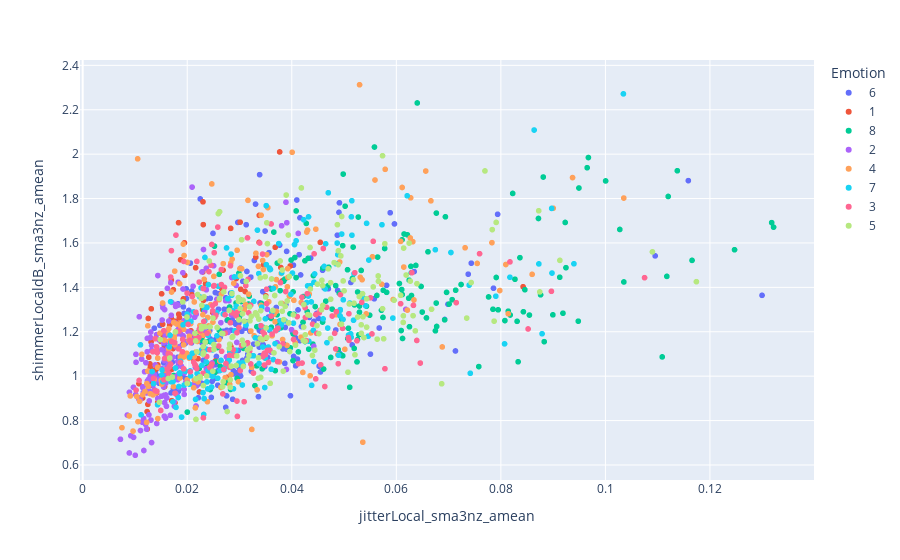

Write notebook code for a chart like this one.
### Code cell
import plotly.express as px

fig = px.scatter(all_files,x='jitterLocal_sma3nz_amean',y='shimmerLocaldB_sma3nz_amean',color='Emotion')
fig.show()
print(all_files.shape)

### Figure 1 — Plotly figure (JSON) as saved in the notebook; plotly's stock layout.template omitted (floating-point values rounded to 4 significant figures; data arrays with more than 128 entries replaced by an {"elided": "..."} marker saying what was removed)
{"data": [{"hovertemplate": "Emotion=6<br>jitterLocal_sma3nz_amean=%{x}<br>shimmerLocaldB_sma3nz_amean=%{y}<extra></extra>", "legendgroup": "6", "marker": {"color": "#636efa", "symbol": "circle"}, "mode": "markers", "name": "6", "showlegend": true, "type": "scattergl", "x": {"elided": "192 float values"}, "xaxis": "x", "y": {"elided": "192 float values"}, "yaxis": "y"}, {"hovertemplate": "Emotion=1<br>jitterLocal_sma3nz_amean=%{x}<br>shimmerLocaldB_sma3nz_amean=%{y}<extra></extra>", "legendgroup": "1", "marker": {"color": "#EF553B", "symbol": "circle"}, "mode": "markers", "name": "1", "showlegend": true, "type": "scattergl", "x": [0.03374, 0.04545, 0.02307, 0.0379, 0.01802, 0.03821, 0.02686, 0.0185, 0.03312, 0.02847, 0.03682, 0.02281, 0.028, 0.01704, 0.01541, 0.01529, 0.01952, 0.03379, 0.02088, 0.02831, 0.01382, 0.01766, 0.02836, 0.01702, 0.01291, 0.01307, 0.01332, 0.01665, 0.01567, 0.02206, 0.02233, 0.02071, 0.02351, 0.02938, 0.02656, 0.03768, 0.01552, 0.01438, 0.01932, 0.01789, 0.01735, 0.03023, 0.02298, 0.02488, 0.01247, 0.01235, 0.01494, 0.017, 0.01838, 0.01717, 0.0151, 0.0231, 0.01287, 0.01692, 0.01312, 0.01435, 0.08425, 0.02302, 0.01834, 0.01872, 0.02042, 0.01694, 0.03503, 0.0173, 0.03459, 0.01696, 0.02161, 0.03012, 0.01414, 0.01148, 0.01229, 0.01264, 0.0282, 0.01556, 0.02292, 0.03505, 0.02126, 0.02767, 0.02537, 0.01654, 0.02293, 0.03969, 0.01946, 0.03107, 0.01232, 0.01423, 0.01076, 0.01326, 0.01783, 0.01926, 0.01254, 0.01495, 0.01316, 0.01534, 0.01671, 0.01119], "xaxis": "x", "y": [1.602, 1.603, 1.683, 1.489, 1.238, 1.43, 1.477, 1.264, 1.536, 1.291, 1.581, 1.225, 1.044, 0.8897, 1.122, 1.234, 1.454, 1.724, 1.367, 1.666, 1.029, 0.8799, 1.132, 0.9821, 1.038, 1.154, 0.9674, 1.231, 0.9529, 1.079, 0.9288, 1.204, 1.416, 1.44, 1.396, 2.01, 0.9507, 1.051, 1.151, 1.202, 1.39, 1.391, 1.469, 1.286, 0.8731, 0.7616, 0.9774, 1.03, 1.279, 1.252, 1.371, 1.341, 1.055, 0.9796, 1.303, 0.8824, 1.403, 1.785, 1.691, 1.524, 1.158, 1.261, 1.362, 1.124, 1.502, 1.432, 1.488, 1.693, 0.9248, 0.9016, 0.9311, 1.085, 1.142, 1.017, 1.18, 1.171, 1.073, 0.9948, 1.069, 1.029, 1.3, 1.496, 1.601, 1.381, 0.8404, 1.036, 0.9661, 0.9581, 1.246, 1.348, 1.26, 1.157, 0.9643, 1.186, 0.9877, 0.9031], "yaxis": "y"}, {"hovertemplate": "Emotion=8<br>jitterLocal_sma3nz_amean=%{x}<br>shimmerLocaldB_sma3nz_amean=%{y}<extra></extra>", "legendgroup": "8", "marker": {"color": "#00cc96", "symbol": "circle"}, "mode": "markers", "name": "8", "showlegend": true, "type": "scattergl", "x": {"elided": "192 float values"}, "xaxis": "x", "y": {"elided": "192 float values"}, "yaxis": "y"}, {"hovertemplate": "Emotion=2<br>jitterLocal_sma3nz_amean=%{x}<br>shimmerLocaldB_sma3nz_amean=%{y}<extra></extra>", "legendgroup": "2", "marker": {"color": "#ab63fa", "symbol": "circle"}, "mode": "markers", "name": "2", "showlegend": true, "type": "scattergl", "x": {"elided": "192 float values"}, "xaxis": "x", "y": {"elided": "192 float values"}, "yaxis": "y"}, {"hovertemplate": "Emotion=4<br>jitterLocal_sma3nz_amean=%{x}<br>shimmerLocaldB_sma3nz_amean=%{y}<extra></extra>", "legendgroup": "4", "marker": {"color": "#FFA15A", "symbol": "circle"}, "mode": "markers", "name": "4", "showlegend": true, "type": "scattergl", "x": {"elided": "192 float values"}, "xaxis": "x", "y": {"elided": "192 float values"}, "yaxis": "y"}, {"hovertemplate": "Emotion=7<br>jitterLocal_sma3nz_amean=%{x}<br>shimmerLocaldB_sma3nz_amean=%{y}<extra></extra>", "legendgroup": "7", "marker": {"color": "#19d3f3", "symbol": "circle"}, "mode": "markers", "name": "7", "showlegend": true, "type": "scattergl", "x": {"elided": "192 float values"}, "xaxis": "x", "y": {"elided": "192 float values"}, "yaxis": "y"}, {"hovertemplate": "Emotion=3<br>jitterLocal_sma3nz_amean=%{x}<br>shimmerLocaldB_sma3nz_amean=%{y}<extra></extra>", "legendgroup": "3", "marker": {"color": "#FF6692", "symbol": "circle"}, "mode": "markers", "name": "3", "showlegend": true, "type": "scattergl", "x": {"elided": "192 float values"}, "xaxis": "x", "y": {"elided": "192 float values"}, "yaxis": "y"}, {"hovertemplate": "Emotion=5<br>jitterLocal_sma3nz_amean=%{x}<br>shimmerLocaldB_sma3nz_amean=%{y}<extra></extra>", "legendgroup": "5", "marker": {"color": "#B6E880", "symbol": "circle"}, "mode": "markers", "name": "5", "showlegend": true, "type": "scattergl", "x": {"elided": "192 float values"}, "xaxis": "x", "y": {"elided": "192 float values"}, "yaxis": "y"}], "layout": {"legend": {"title": {"text": "Emotion"}, "tracegroupgap": 0}, "margin": {"t": 60}, "xaxis": {"anchor": "y", "domain": [0, 1], "title": {"text": "jitterLocal_sma3nz_amean"}}, "yaxis": {"anchor": "x", "domain": [0, 1], "title": {"text": "shimmerLocaldB_sma3nz_amean"}}}}
